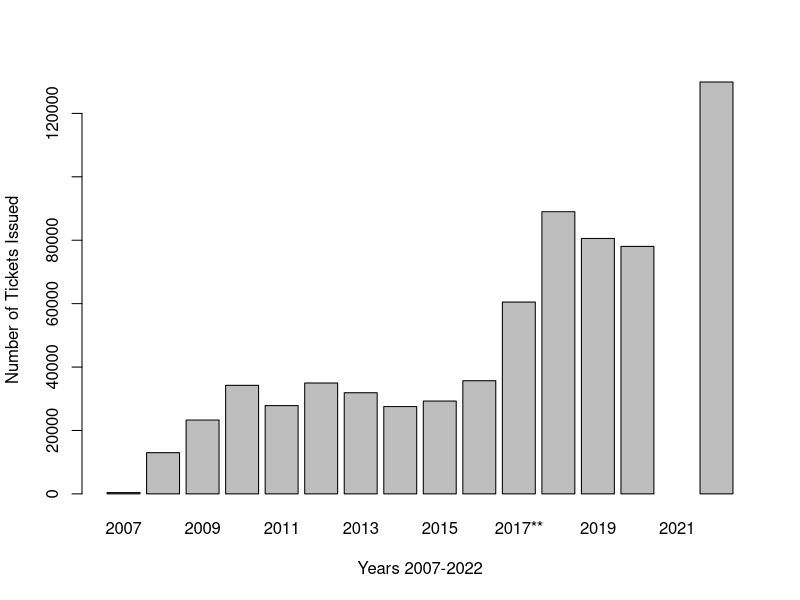

Generate this figure with R:
## ---- chunk 1
#| include: false
#| warning: false
#| message: false
library(tidyverse)
library(here)
library(knitr)
analysis_data <- read_csv(here::here("outputs/Data/analysis_data.csv"))
graph_data <- read_csv(here::here("outputs/Data/graph_data.csv"))
###Removes scientific notation for embedded code
###This code is from stack over flow
###https://stackoverflow.com/questions/9397664/force-r-not-to-use-exponential-notation-e-g-e10
options(scipen = 999)
## ---- chunk 2
#| label: tbl-sample
#| tbl-cap: "Sample of the data set, 6 different red light camera locations and the number of ticketes issued each year from 2007-2010"
#| echo: false
#| warning: false
#| message: false

kable(head(analysis_data[1:5]), "simple")
## ---- chunk 3
#| label: fig-figure1
#| fig-cap: "The total number of red light camera tickets issued in Toronto from 2007-2022"
#| warning: false
#| message: false
#| echo: false
barplot(colSums(analysis_data[,2:17]),
        xlab = "Years 2007-2022",
        ylab = "Number of Tickets Issued",
        style = "minimal")
      
## ---- chunk 4
#| echo: false
#| warning: false
#| message: false
#| include: false
# Could not use summarise function to complete these means
# errors occurred, would love recommendation on how to streamline this chunk of code
# Calculating mean excluding values of 0
mean_2007 <- mean(graph_data$year_2007[graph_data$year_2007>0])
mean_2008 <- mean(graph_data$year_2008[graph_data$year_2008>0])
mean_2009 <- mean(graph_data$year_2009[graph_data$year_2009>0])
mean_2010 <- mean(graph_data$year_2010[graph_data$year_2010>0])
mean_2011 <- mean(graph_data$year_2011[graph_data$year_2011>0])
mean_2012 <- mean(graph_data$year_2012[graph_data$year_2012>0])
mean_2013 <- mean(graph_data$year_2013[graph_data$year_2013>0])
mean_2014 <- mean(graph_data$year_2014[graph_data$year_2014>0])
mean_2015 <- mean(graph_data$year_2015[graph_data$year_2015>0])
mean_2016 <- mean(graph_data$year_2016[graph_data$year_2016>0])
mean_2017 <- mean(graph_data$year_2017[graph_data$year_2017>0])
mean_2018 <- mean(graph_data$year_2018[graph_data$year_2018>0])
mean_2019 <- mean(graph_data$year_2019[graph_data$year_2019>0])
mean_2020 <- mean(graph_data$year_2020[graph_data$year_2020>0])
mean_2021 <- mean(graph_data$year_2021[graph_data$year_2021>0])
mean_2022 <- mean(graph_data$year_2022[graph_data$year_2022>0])

#table of means
tib1 <- tibble(mean_2007,mean_2008,mean_2009, mean_2010, mean_2011, mean_2012, mean_2013, mean_2014,
       mean_2015, mean_2016, mean_2017, mean_2018, mean_2019, mean_2020, mean_2021, mean_2022)
#transpose table
#transpose table code from stack over flow
#https://stackoverflow.com/questions/70533324/how-to-rotate-transpose-a-tibble-with-list-columns
tib2 <- tib1 %>% 
  pivot_longer(everything()) 

## ---- chunk 5
#| label: tbl-mean
#| tbl-cap: "Mean number of tickets issued by red light cameras in Toronto by year from 2007-2022"
#| echo: false
#| warning: false
#| message: false
# Formatting table
kable(tib2, format = "simple", digits = 0, col.names = c('Year','Mean'), align = c('c','c'))
## ---- chunk 6
#| echo: false
#| warning: false
#| message: false
glimpse(graph_data)
